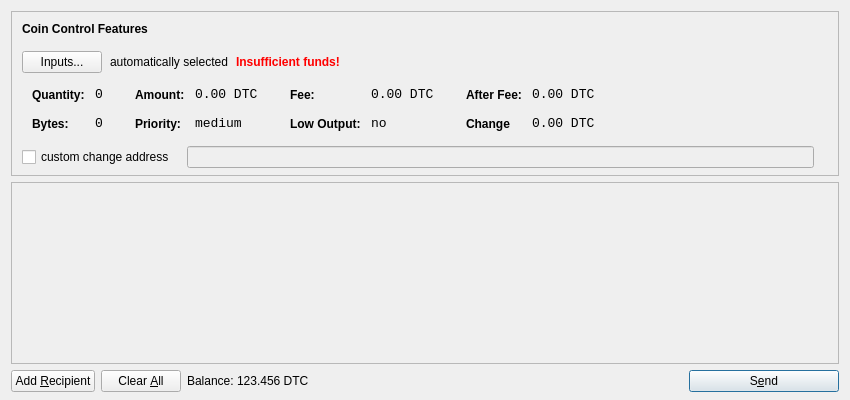
<?xml version="1.0" encoding="UTF-8"?>
<ui version="4.0">
 <class>SendCoinsDialog</class>
 <widget class="QDialog" name="SendCoinsDialog">
  <property name="geometry">
   <rect>
    <x>0</x>
    <y>0</y>
    <width>850</width>
    <height>400</height>
   </rect>
  </property>
  <property name="windowTitle">
   <string>Send Coins</string>
  </property>
  <layout class="QVBoxLayout" name="verticalLayout" stretch="0,1,0">
   <property name="bottomMargin">
    <number>8</number>
   </property>
   <item>
    <widget class="QFrame" name="frameCoinControl">
     <property name="sizePolicy">
      <sizepolicy hsizetype="Expanding" vsizetype="Expanding">
       <horstretch>0</horstretch>
       <verstretch>0</verstretch>
      </sizepolicy>
     </property>
     <property name="maximumSize">
      <size>
       <width>16777215</width>
       <height>16777215</height>
      </size>
     </property>
     <property name="frameShape">
      <enum>QFrame::StyledPanel</enum>
     </property>
     <property name="frameShadow">
      <enum>QFrame::Sunken</enum>
     </property>
     <layout class="QVBoxLayout" name="verticalLayoutCoinControl2">
      <property name="spacing">
       <number>-1</number>
      </property>
      <property name="leftMargin">
       <number>0</number>
      </property>
      <property name="topMargin">
       <number>0</number>
      </property>
      <property name="rightMargin">
       <number>0</number>
      </property>
      <property name="bottomMargin">
       <number>6</number>
      </property>
      <item>
       <layout class="QVBoxLayout" name="verticalLayoutCoinControl" stretch="0,0,0,0,1">
        <property name="spacing">
         <number>0</number>
        </property>
        <property name="leftMargin">
         <number>10</number>
        </property>
        <property name="topMargin">
         <number>10</number>
        </property>
        <item>
         <layout class="QHBoxLayout" name="horizontalLayoutCoinControl1">
          <property name="bottomMargin">
           <number>15</number>
          </property>
          <item>
           <widget class="QLabel" name="labelCoinControlFeatures">
            <property name="sizePolicy">
             <sizepolicy hsizetype="Preferred" vsizetype="Maximum">
              <horstretch>0</horstretch>
              <verstretch>0</verstretch>
             </sizepolicy>
            </property>
            <property name="font">
             <font>
              <weight>75</weight>
              <bold>true</bold>
             </font>
            </property>
            <property name="styleSheet">
             <string notr="true">font-weight:bold;</string>
            </property>
            <property name="text">
             <string>Coin Control Features</string>
            </property>
           </widget>
          </item>
         </layout>
        </item>
        <item>
         <layout class="QHBoxLayout" name="horizontalLayoutCoinControl2" stretch="0,0,0,0">
          <property name="spacing">
           <number>8</number>
          </property>
          <property name="bottomMargin">
           <number>10</number>
          </property>
          <item>
           <widget class="QPushButton" name="pushButtonCoinControl">
            <property name="styleSheet">
             <string notr="true"/>
            </property>
            <property name="text">
             <string>Inputs...</string>
            </property>
           </widget>
          </item>
          <item>
           <widget class="QLabel" name="labelCoinControlAutomaticallySelected">
            <property name="text">
             <string>automatically selected</string>
            </property>
            <property name="margin">
             <number>5</number>
            </property>
           </widget>
          </item>
          <item>
           <widget class="QLabel" name="labelCoinControlInsuffFunds">
            <property name="font">
             <font>
              <weight>75</weight>
              <bold>true</bold>
             </font>
            </property>
            <property name="styleSheet">
             <string notr="true">color:red;font-weight:bold;</string>
            </property>
            <property name="text">
             <string>Insufficient funds!</string>
            </property>
            <property name="margin">
             <number>5</number>
            </property>
           </widget>
          </item>
          <item>
           <spacer name="horizontalSpacerCoinControl">
            <property name="orientation">
             <enum>Qt::Horizontal</enum>
            </property>
            <property name="sizeHint" stdset="0">
             <size>
              <width>40</width>
              <height>1</height>
             </size>
            </property>
           </spacer>
          </item>
         </layout>
        </item>
        <item>
         <widget class="QWidget" name="widgetCoinControl" native="true">
          <property name="sizePolicy">
           <sizepolicy hsizetype="Preferred" vsizetype="Preferred">
            <horstretch>0</horstretch>
            <verstretch>0</verstretch>
           </sizepolicy>
          </property>
          <property name="minimumSize">
           <size>
            <width>0</width>
            <height>0</height>
           </size>
          </property>
          <property name="styleSheet">
           <string notr="true"/>
          </property>
          <layout class="QHBoxLayout" name="horizontalLayoutCoinControl5">
           <property name="margin">
            <number>0</number>
           </property>
           <item>
            <layout class="QHBoxLayout" name="horizontalLayoutCoinControl3" stretch="0,0,0,1">
             <property name="spacing">
              <number>20</number>
             </property>
             <property name="topMargin">
              <number>0</number>
             </property>
             <property name="bottomMargin">
              <number>10</number>
             </property>
             <item>
              <layout class="QFormLayout" name="formLayoutCoinControl1">
               <property name="horizontalSpacing">
                <number>10</number>
               </property>
               <property name="verticalSpacing">
                <number>14</number>
               </property>
               <property name="leftMargin">
                <number>10</number>
               </property>
               <property name="topMargin">
                <number>4</number>
               </property>
               <property name="rightMargin">
                <number>6</number>
               </property>
               <item row="0" column="0">
                <widget class="QLabel" name="labelCoinControlQuantityText">
                 <property name="styleSheet">
                  <string notr="true">font-weight:bold;</string>
                 </property>
                 <property name="text">
                  <string>Quantity:</string>
                 </property>
                 <property name="margin">
                  <number>0</number>
                 </property>
                </widget>
               </item>
               <item row="0" column="1">
                <widget class="QLabel" name="labelCoinControlQuantity">
                 <property name="font">
                  <font>
                   <family>Monospace</family>
                   <pointsize>10</pointsize>
                  </font>
                 </property>
                 <property name="cursor">
                  <cursorShape>IBeamCursor</cursorShape>
                 </property>
                 <property name="contextMenuPolicy">
                  <enum>Qt::ActionsContextMenu</enum>
                 </property>
                 <property name="text">
                  <string>0</string>
                 </property>
                 <property name="margin">
                  <number>0</number>
                 </property>
                 <property name="textInteractionFlags">
                  <set>Qt::LinksAccessibleByMouse|Qt::TextSelectableByKeyboard|Qt::TextSelectableByMouse</set>
                 </property>
                </widget>
               </item>
               <item row="1" column="0">
                <widget class="QLabel" name="labelCoinControlBytesText">
                 <property name="styleSheet">
                  <string notr="true">font-weight:bold;</string>
                 </property>
                 <property name="text">
                  <string>Bytes:</string>
                 </property>
                </widget>
               </item>
               <item row="1" column="1">
                <widget class="QLabel" name="labelCoinControlBytes">
                 <property name="font">
                  <font>
                   <family>Monospace</family>
                   <pointsize>10</pointsize>
                  </font>
                 </property>
                 <property name="cursor">
                  <cursorShape>IBeamCursor</cursorShape>
                 </property>
                 <property name="contextMenuPolicy">
                  <enum>Qt::ActionsContextMenu</enum>
                 </property>
                 <property name="text">
                  <string>0</string>
                 </property>
                 <property name="textInteractionFlags">
                  <set>Qt::LinksAccessibleByMouse|Qt::TextSelectableByKeyboard|Qt::TextSelectableByMouse</set>
                 </property>
                </widget>
               </item>
              </layout>
             </item>
             <item>
              <layout class="QFormLayout" name="formLayoutCoinControl2">
               <property name="horizontalSpacing">
                <number>10</number>
               </property>
               <property name="verticalSpacing">
                <number>14</number>
               </property>
               <property name="leftMargin">
                <number>6</number>
               </property>
               <property name="topMargin">
                <number>4</number>
               </property>
               <property name="rightMargin">
                <number>6</number>
               </property>
               <item row="0" column="0">
                <widget class="QLabel" name="labelCoinControlAmountText">
                 <property name="styleSheet">
                  <string notr="true">font-weight:bold;</string>
                 </property>
                 <property name="text">
                  <string>Amount:</string>
                 </property>
                 <property name="margin">
                  <number>0</number>
                 </property>
                </widget>
               </item>
               <item row="0" column="1">
                <widget class="QLabel" name="labelCoinControlAmount">
                 <property name="font">
                  <font>
                   <family>Monospace</family>
                   <pointsize>10</pointsize>
                  </font>
                 </property>
                 <property name="cursor">
                  <cursorShape>IBeamCursor</cursorShape>
                 </property>
                 <property name="contextMenuPolicy">
                  <enum>Qt::ActionsContextMenu</enum>
                 </property>
                 <property name="text">
                  <string>0.00 DTC</string>
                 </property>
                 <property name="textInteractionFlags">
                  <set>Qt::LinksAccessibleByMouse|Qt::TextSelectableByKeyboard|Qt::TextSelectableByMouse</set>
                 </property>
                </widget>
               </item>
               <item row="1" column="0">
                <widget class="QLabel" name="labelCoinControlPriorityText">
                 <property name="styleSheet">
                  <string notr="true">font-weight:bold;</string>
                 </property>
                 <property name="text">
                  <string>Priority:</string>
                 </property>
                </widget>
               </item>
               <item row="1" column="1">
                <widget class="QLabel" name="labelCoinControlPriority">
                 <property name="font">
                  <font>
                   <family>Monospace</family>
                   <pointsize>10</pointsize>
                  </font>
                 </property>
                 <property name="cursor">
                  <cursorShape>IBeamCursor</cursorShape>
                 </property>
                 <property name="contextMenuPolicy">
                  <enum>Qt::ActionsContextMenu</enum>
                 </property>
                 <property name="text">
                  <string>medium</string>
                 </property>
                 <property name="textInteractionFlags">
                  <set>Qt::LinksAccessibleByMouse|Qt::TextSelectableByKeyboard|Qt::TextSelectableByMouse</set>
                 </property>
                </widget>
               </item>
              </layout>
             </item>
             <item>
              <layout class="QFormLayout" name="formLayoutCoinControl3">
               <property name="horizontalSpacing">
                <number>10</number>
               </property>
               <property name="verticalSpacing">
                <number>14</number>
               </property>
               <property name="leftMargin">
                <number>6</number>
               </property>
               <property name="topMargin">
                <number>4</number>
               </property>
               <property name="rightMargin">
                <number>6</number>
               </property>
               <item row="0" column="0">
                <widget class="QLabel" name="labelCoinControlFeeText">
                 <property name="styleSheet">
                  <string notr="true">font-weight:bold;</string>
                 </property>
                 <property name="text">
                  <string>Fee:</string>
                 </property>
                 <property name="margin">
                  <number>0</number>
                 </property>
                </widget>
               </item>
               <item row="0" column="1">
                <widget class="QLabel" name="labelCoinControlFee">
                 <property name="font">
                  <font>
                   <family>Monospace</family>
                   <pointsize>10</pointsize>
                  </font>
                 </property>
                 <property name="cursor">
                  <cursorShape>IBeamCursor</cursorShape>
                 </property>
                 <property name="contextMenuPolicy">
                  <enum>Qt::ActionsContextMenu</enum>
                 </property>
                 <property name="text">
                  <string>0.00 DTC</string>
                 </property>
                 <property name="textInteractionFlags">
                  <set>Qt::LinksAccessibleByMouse|Qt::TextSelectableByKeyboard|Qt::TextSelectableByMouse</set>
                 </property>
                </widget>
               </item>
               <item row="1" column="0">
                <widget class="QLabel" name="labelCoinControlLowOutputText">
                 <property name="styleSheet">
                  <string notr="true">font-weight:bold;</string>
                 </property>
                 <property name="text">
                  <string>Low Output:</string>
                 </property>
                </widget>
               </item>
               <item row="1" column="1">
                <widget class="QLabel" name="labelCoinControlLowOutput">
                 <property name="font">
                  <font>
                   <family>Monospace</family>
                   <pointsize>10</pointsize>
                  </font>
                 </property>
                 <property name="cursor">
                  <cursorShape>IBeamCursor</cursorShape>
                 </property>
                 <property name="contextMenuPolicy">
                  <enum>Qt::ActionsContextMenu</enum>
                 </property>
                 <property name="text">
                  <string>no</string>
                 </property>
                 <property name="textInteractionFlags">
                  <set>Qt::LinksAccessibleByMouse|Qt::TextSelectableByKeyboard|Qt::TextSelectableByMouse</set>
                 </property>
                </widget>
               </item>
              </layout>
             </item>
             <item>
              <layout class="QFormLayout" name="formLayoutCoinControl4">
               <property name="horizontalSpacing">
                <number>10</number>
               </property>
               <property name="verticalSpacing">
                <number>14</number>
               </property>
               <property name="leftMargin">
                <number>6</number>
               </property>
               <property name="topMargin">
                <number>4</number>
               </property>
               <property name="rightMargin">
                <number>6</number>
               </property>
               <item row="0" column="0">
                <widget class="QLabel" name="labelCoinControlAfterFeeText">
                 <property name="styleSheet">
                  <string notr="true">font-weight:bold;</string>
                 </property>
                 <property name="text">
                  <string>After Fee:</string>
                 </property>
                 <property name="margin">
                  <number>0</number>
                 </property>
                </widget>
               </item>
               <item row="0" column="1">
                <widget class="QLabel" name="labelCoinControlAfterFee">
                 <property name="font">
                  <font>
                   <family>Monospace</family>
                   <pointsize>10</pointsize>
                  </font>
                 </property>
                 <property name="cursor">
                  <cursorShape>IBeamCursor</cursorShape>
                 </property>
                 <property name="contextMenuPolicy">
                  <enum>Qt::ActionsContextMenu</enum>
                 </property>
                 <property name="text">
                  <string>0.00 DTC</string>
                 </property>
                 <property name="textInteractionFlags">
                  <set>Qt::LinksAccessibleByMouse|Qt::TextSelectableByKeyboard|Qt::TextSelectableByMouse</set>
                 </property>
                </widget>
               </item>
               <item row="1" column="0">
                <widget class="QLabel" name="labelCoinControlChangeText">
                 <property name="styleSheet">
                  <string notr="true">font-weight:bold;</string>
                 </property>
                 <property name="text">
                  <string>Change</string>
                 </property>
                </widget>
               </item>
               <item row="1" column="1">
                <widget class="QLabel" name="labelCoinControlChange">
                 <property name="font">
                  <font>
                   <family>Monospace</family>
                   <pointsize>10</pointsize>
                  </font>
                 </property>
                 <property name="cursor">
                  <cursorShape>IBeamCursor</cursorShape>
                 </property>
                 <property name="contextMenuPolicy">
                  <enum>Qt::ActionsContextMenu</enum>
                 </property>
                 <property name="text">
                  <string>0.00 DTC</string>
                 </property>
                 <property name="textInteractionFlags">
                  <set>Qt::LinksAccessibleByMouse|Qt::TextSelectableByKeyboard|Qt::TextSelectableByMouse</set>
                 </property>
                </widget>
               </item>
              </layout>
             </item>
            </layout>
           </item>
          </layout>
         </widget>
        </item>
        <item>
         <layout class="QHBoxLayout" name="horizontalLayoutCoinControl4" stretch="0,0,0">
          <property name="spacing">
           <number>12</number>
          </property>
          <property name="sizeConstraint">
           <enum>QLayout::SetDefaultConstraint</enum>
          </property>
          <property name="topMargin">
           <number>5</number>
          </property>
          <property name="rightMargin">
           <number>5</number>
          </property>
          <item>
           <widget class="QCheckBox" name="checkBoxCoinControlChange">
            <property name="text">
             <string>custom change address</string>
            </property>
           </widget>
          </item>
          <item>
           <widget class="QLineEdit" name="lineEditCoinControlChange">
            <property name="enabled">
             <bool>false</bool>
            </property>
            <property name="sizePolicy">
             <sizepolicy hsizetype="Expanding" vsizetype="Fixed">
              <horstretch>0</horstretch>
              <verstretch>0</verstretch>
             </sizepolicy>
            </property>
           </widget>
          </item>
          <item>
           <widget class="QLabel" name="labelCoinControlChangeLabel">
            <property name="sizePolicy">
             <sizepolicy hsizetype="Preferred" vsizetype="Expanding">
              <horstretch>0</horstretch>
              <verstretch>0</verstretch>
             </sizepolicy>
            </property>
            <property name="minimumSize">
             <size>
              <width>0</width>
              <height>0</height>
             </size>
            </property>
            <property name="text">
             <string/>
            </property>
            <property name="margin">
             <number>3</number>
            </property>
           </widget>
          </item>
         </layout>
        </item>
        <item>
         <spacer name="verticalSpacerCoinControl">
          <property name="orientation">
           <enum>Qt::Vertical</enum>
          </property>
          <property name="sizeHint" stdset="0">
           <size>
            <width>800</width>
            <height>1</height>
           </size>
          </property>
         </spacer>
        </item>
       </layout>
      </item>
     </layout>
    </widget>
   </item>
   <item>
    <widget class="QScrollArea" name="scrollArea">
     <property name="widgetResizable">
      <bool>true</bool>
     </property>
     <widget class="QWidget" name="scrollAreaWidgetContents">
      <property name="geometry">
       <rect>
        <x>0</x>
        <y>0</y>
        <width>830</width>
        <height>165</height>
       </rect>
      </property>
      <layout class="QVBoxLayout" name="verticalLayout_2">
       <property name="margin">
        <number>0</number>
       </property>
       <item>
        <layout class="QVBoxLayout" name="entries">
         <property name="spacing">
          <number>6</number>
         </property>
        </layout>
       </item>
       <item>
        <spacer name="verticalSpacer">
         <property name="orientation">
          <enum>Qt::Vertical</enum>
         </property>
         <property name="sizeHint" stdset="0">
          <size>
           <width>20</width>
           <height>40</height>
          </size>
         </property>
        </spacer>
       </item>
      </layout>
     </widget>
    </widget>
   </item>
   <item>
    <layout class="QHBoxLayout" name="horizontalLayout">
     <item>
      <widget class="QPushButton" name="addButton">
       <property name="toolTip">
        <string>Send to multiple recipients at once</string>
       </property>
       <property name="text">
        <string>Add &amp;Recipient</string>
       </property>
       <property name="icon">
        <iconset resource="../bitcoin.qrc">
         <normaloff>:/icons/add</normaloff>:/icons/add</iconset>
       </property>
       <property name="autoDefault">
        <bool>false</bool>
       </property>
      </widget>
     </item>
     <item>
      <widget class="QPushButton" name="clearButton">
       <property name="sizePolicy">
        <sizepolicy hsizetype="Minimum" vsizetype="Fixed">
         <horstretch>0</horstretch>
         <verstretch>0</verstretch>
        </sizepolicy>
       </property>
       <property name="toolTip">
        <string>Remove all transaction fields</string>
       </property>
       <property name="text">
        <string>Clear &amp;All</string>
       </property>
       <property name="icon">
        <iconset resource="../bitcoin.qrc">
         <normaloff>:/icons/remove</normaloff>:/icons/remove</iconset>
       </property>
       <property name="autoRepeatDelay">
        <number>300</number>
       </property>
       <property name="autoDefault">
        <bool>false</bool>
       </property>
      </widget>
     </item>
     <item>
      <layout class="QHBoxLayout" name="horizontalLayout_2">
       <property name="spacing">
        <number>3</number>
       </property>
       <item>
        <widget class="QLabel" name="label">
         <property name="sizePolicy">
          <sizepolicy hsizetype="Preferred" vsizetype="Fixed">
           <horstretch>0</horstretch>
           <verstretch>0</verstretch>
          </sizepolicy>
         </property>
         <property name="text">
          <string>Balance:</string>
         </property>
        </widget>
       </item>
       <item>
        <widget class="QLabel" name="labelBalance">
         <property name="sizePolicy">
          <sizepolicy hsizetype="Preferred" vsizetype="Fixed">
           <horstretch>0</horstretch>
           <verstretch>0</verstretch>
          </sizepolicy>
         </property>
         <property name="cursor">
          <cursorShape>IBeamCursor</cursorShape>
         </property>
         <property name="text">
          <string>123.456 DTC</string>
         </property>
         <property name="textInteractionFlags">
          <set>Qt::LinksAccessibleByMouse|Qt::TextSelectableByKeyboard|Qt::TextSelectableByMouse</set>
         </property>
        </widget>
       </item>
      </layout>
     </item>
     <item>
      <spacer name="horizontalSpacer">
       <property name="orientation">
        <enum>Qt::Horizontal</enum>
       </property>
       <property name="sizeHint" stdset="0">
        <size>
         <width>40</width>
         <height>20</height>
        </size>
       </property>
      </spacer>
     </item>
     <item>
      <widget class="QPushButton" name="sendButton">
       <property name="minimumSize">
        <size>
         <width>150</width>
         <height>0</height>
        </size>
       </property>
       <property name="toolTip">
        <string>Confirm the send action</string>
       </property>
       <property name="text">
        <string>S&amp;end</string>
       </property>
       <property name="icon">
        <iconset resource="../bitcoin.qrc">
         <normaloff>:/icons/send</normaloff>:/icons/send</iconset>
       </property>
       <property name="default">
        <bool>true</bool>
       </property>
      </widget>
     </item>
    </layout>
   </item>
  </layout>
 </widget>
 <resources>
  <include location="../bitcoin.qrc"/>
 </resources>
 <connections/>
</ui>
